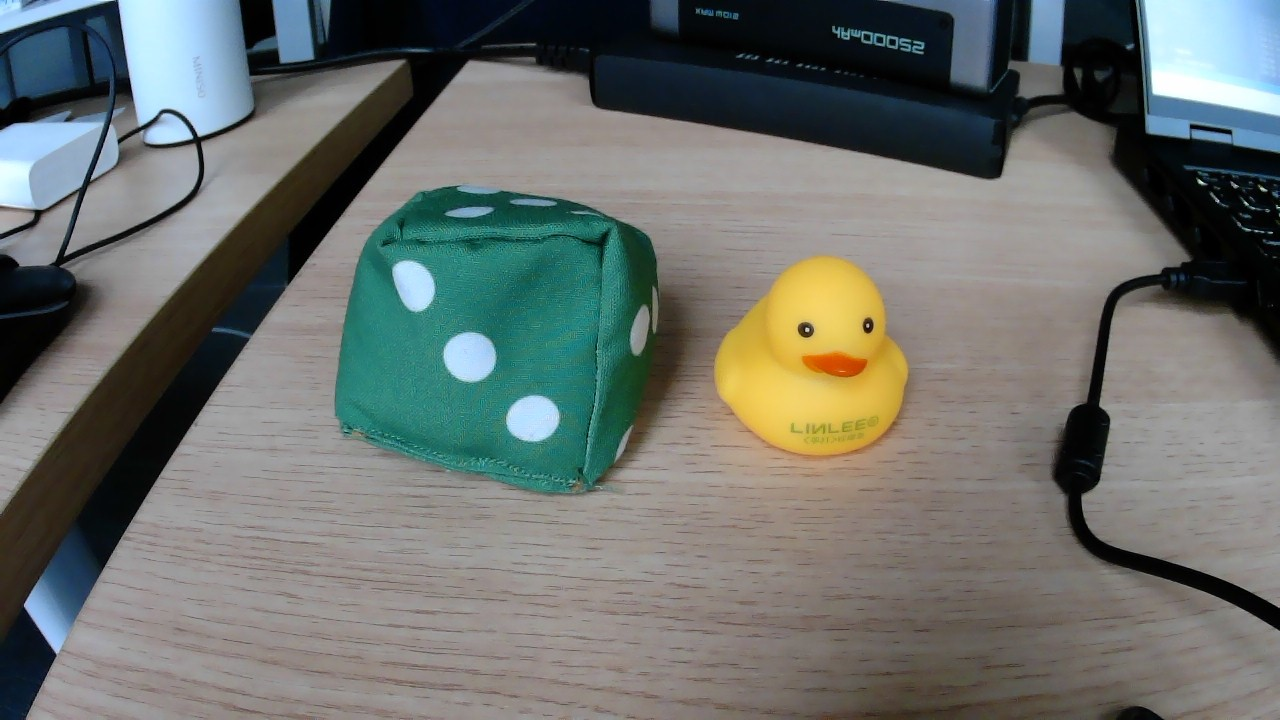
#> input picture tutorials/Img/fish and duck.jpg, 1280 x 720 px, found by its file name
$ jupyter execute 3OpenCV.ipynb
#> lines starting #> are read from the running program, lines starting #| are printed output that depends on the picture; after the words box and inside, x2 and y2 are one past the last pixel; in counts of white or black regions, pixels touching at a corner belong together
# OpenCV基础教程
本文档提供了一个使用OpenCV进行图像处理并进行图像识别的教程。本教程将会使用Python语言进行编写，因此学员需要具备一定的Python基础知识。

## 什么是OpenCV？
OpenCV是一个开源的计算机视觉库，它可以帮助我们进行图像处理、图像识别等操作。OpenCV可以在多个平台上运行，包括Windows、Linux、MacOS等。OpenCV提供了多种语言的接口，包括C++、Python、Java等。本教程将会使用Python语言进行编写。

该库拥有超过2500种优化算法，其中包括⼀套全⾯的经典和最先进的计算机视觉和机器学习算法。这些算法可以⽤于检测和识别⼈脸，识别物体，分类视频中的⼈类⾏为，跟踪相机运动，跟踪移动的物 体，提取物体的3D模型，从⽴体相机产⽣3D点云，将图像拼接在⼀起产⽣整个场景的⾼分辨率图像，从图像数据库中找到类似的图像，从使⽤闪光灯拍摄的图像中去除红⾊的眼睛，跟踪眼睛的运动，识别⻛景，建⽴标记，⽤增强现实覆盖它等。

## 什么是图像？
* 图像的本质是由许多个像素点构成
* 每一个像素点都有对应的颜色
* 每一种颜色由RGB三种颜(Red, Green, Blue)色混合而成

<p float="left">


</p>

## 什么是相机？
当涉及到OpenCV和视觉识别时，相机是一个关键的硬件设备。相机是一种用于捕捉图像的设备，它通过感光元件（通常是图像传感器）将光信号转换为电信号。这些电信号经过处理后形成数字图像。

以下是有关相机的一些基本概念：

* 图像传感器： 图像传感器是相机的核心组件之一。它负责将光信号转换为电信号。在数字相机中，常见的图像传感器类型包括CMOS（Complementary Metal-Oxide-Semiconductor）和CCD（Charge-Coupled Device）。

* 分辨率： 相机的分辨率是指图像的大小，通常以像素为单位。高分辨率的相机能够捕捉更多的细节，但也可能导致图像文件更大。

* 快门速度： 快门速度指的是相机的曝光时间，即相机的感光元件暴露于光线的时间长度。较短的曝光时间可用于捕捉运动物体，而较长的曝光时间适用于低光条件。

* 光圈： 光圈是相机镜头的光阑的直径，它控制进入相机的光线量。较小的光圈值表示更大的光圈，允许更多光线进入，适用于低光条件。

* 焦距： 焦距是指从镜头到焦平面的距离，通常以毫米为单位。较长的焦距通常用于拍摄远距离物体，而较短的焦距适用于广角拍摄。

* 对焦： 对焦是确保图像清晰的过程。相机可以手动或自动对焦，以调整镜头的焦距。

在OpenCV中，你可以使用相机捕捉图像，并使用各种图像处理技术进行视觉识别。OpenCV提供了一组功能强大的工具，用于图像处理、特征提取、物体检测等任务。你可以使用OpenCV与相机进行交互，捕捉实时图像，并通过算法实现不同的视觉识别应用。

## 图像处理
### 安装依赖库
本教程将使用python作为开发语言，因此需要安装python的相关依赖库，可以使用python自带的pip工具安装依赖库

### 使用OpenCV提供的函数读取图片

[cell 1]
import cv2
import matplotlib.pyplot as plt
import numpy as np

# 读取图片
dst = cv2.imread('img/fish and duck.jpg', 1)
#> dst is the input picture: shape (720, 1280, 3); mean B, G, R 108.6, 112.8, 108.1

plt_img = cv2.cvtColor(dst, cv2.COLOR_BGR2RGB)
plt.imshow(plt_img)
plt.show()

### 畸变校正
畸变矫正是计算机视觉中的一个重要概念，主要用于修正由于镜头造成的图像畸变。镜头畸变主要有两种类型：径向畸变和切向畸变。

* 径向畸变：这种畸变使得直线在图像中呈现为曲线。径向畸变通常由镜头的球面形状引起，因为镜头的边缘部分比中心部分更有可能将光线折射至图像的错误位置。径向畸变通常可以通过添加一些修正项到原始的镜头投影方程来矫正。

* 切向畸变：这种畸变使得图像看起来像是被拉伸或压缩。切向畸变通常由于镜头和图像传感器之间的不完全平行引起。切向畸变可以通过在原始的镜头投影方程中添加一些修正项来矫正。

在OpenCV中，可以使用`cv2.undistort()`函数来进行畸变矫正。

[cell 2]
# 经过相机标定后得出的矫正矩阵

K = np.mat(
    [
        [932.046481677477, 0, 640],
        [0, 930.927098553708, 360],
        [0, 0, 1],
    ]
)

d_coef = np.mat(
    [
        [
            -0.433081852294034,
            0.236666891127809,
            0.00120122450744650,
            0.000301708180399161,
            0,
        ]
    ]
)

new_K, roi = cv2.getOptimalNewCameraMatrix(K, d_coef, (1280, 720), 1, (1280, 720))

dst_raw = dst.copy()
dst = cv2.undistort(dst, K, d_coef)
dst_optimal = cv2.undistort(dst, K, d_coef, None, new_K)

plt.figure(figsize=(15, 15))
plt.subplot(1, 3, 1)
plt.title("before")
plt.imshow(cv2.cvtColor(dst_raw, cv2.COLOR_BGR2RGB))
plt.subplot(1, 3, 2)
plt.title("after")
plt.imshow(cv2.cvtColor(dst, cv2.COLOR_BGR2RGB))
plt.subplot(1, 3, 3)
plt.title("after optimal")
plt.imshow(cv2.cvtColor(dst_optimal, cv2.COLOR_BGR2RGB))

plt.show()

### RGB颜色空间
RGB颜色空间是一种将颜色表示为红色、绿色和蓝色的组合的方式。在RGB颜色空间中，每种颜色的取值范围为0-255，其中0表示没有该颜色，255表示该颜色的最大值。例如，红色的RGB值为(255, 0, 0)，绿色的RGB值为(0, 255, 0)，蓝色的RGB值为(0, 0, 255)。

<p float="left">

</p>

[cell 3]
#分离出图片的B，R，G颜色通道
B,G,R = cv2.split(dst)
#创建与image相同大小的零矩阵
zeros = np.zeros(dst.shape[:2],dtype="uint8")

dst_B = cv2.merge([B,zeros,zeros])
dst_G = cv2.merge([zeros,G,zeros])
dst_R = cv2.merge([zeros,zeros,R])

plt.figure(figsize=(15, 15))

plt.subplot(1, 3, 1)
plt.imshow(cv2.cvtColor(dst_B, cv2.COLOR_BGR2RGB))
plt.title('B Channel')

plt.subplot(1, 3, 2)
plt.imshow(cv2.cvtColor(dst_G, cv2.COLOR_BGR2RGB))
plt.title('G Channel')

plt.subplot(1, 3, 3)
plt.imshow(cv2.cvtColor(dst_R, cv2.COLOR_BGR2RGB))
plt.title('R Channel')

plt.show()

### 灰度图像
灰度图像是一种将颜色表示为灰度值的图像。在灰度图像中，每个像素的取值范围为0-255，其中0表示黑色，255表示白色。灰度图像的RGB值为(128, 128, 128)。

[cell 4]
gray = cv2.cvtColor(dst, cv2.COLOR_BGR2GRAY)

plt.imshow(gray, cmap='gray')
plt.show()

### 转换HSV颜色空间
HSV是一种颜色模型，全称为Hue（色调）、Saturation（饱和度）和Value（亮度）。

* Hue（色调）：表示颜色类型，如红色、蓝色或绿色。在OpenCV中，Hue的取值范围是0-179。
* Saturation（饱和度）：表示颜色的纯度，饱和度越高，颜色越纯，饱和度越低，颜色越接近灰色。在OpenCV中，Saturation的取值范围是0-255。
* Value（亮度）：表示颜色的亮度。在OpenCV中，Value的取值范围是0-255。

HSV颜色模型常用于颜色识别和跟踪，因为它对光照变化的影响较小。在OpenCV中，可以使用cv2.cvtColor函数将BGR颜色模型转换为HSV颜色模型。

[cell 5]
hsv = cv2.cvtColor(dst, cv2.COLOR_BGR2HSV)

H_channel, S_channel, V_channel = cv2.split(hsv)

plt.figure(figsize=(15, 15))

plt.subplot(1, 3, 1)
plt.imshow(H_channel, cmap='gray')
plt.title('H Channel')

plt.subplot(1, 3, 2)
plt.imshow(S_channel, cmap='gray')
plt.title('S Channel')

plt.subplot(1, 3, 3)
plt.imshow(V_channel, cmap='gray')
plt.title('V Channel')

plt.show()

### 对HSV图像进行二值化处理
在OpenCV中，`cv2.inRange()`函数可以用于在HSV颜色空间中进行二值化处理。这个函数会检查输入数组（图像）的每个元素是否在给定的范围之内。如果在范围内，输出数组的对应元素就被设置为255（白色），否则就被设置为0（黑色）。

[cell 6]
# 设定绿色阈值
green_lower = np.array([50, 100, 20])
green_upper = np.array([90, 255, 255])

# 二值化筛选出绿色
binary_green = cv2.inRange(hsv, green_lower, green_upper)

# 设定黄色阈值
yellow_lower = np.array([15, 100, 80])
yellow_upper = np.array([25, 255, 255])

# 二值化筛选出黄色
binary_yellow = cv2.inRange(hsv, yellow_lower, yellow_upper)

plt.figure(figsize=(15, 15))

plt.subplot(1, 2, 1)
plt.imshow(binary_green, cmap='gray')
plt.title('Green')

plt.subplot(1, 2, 2)
plt.imshow(binary_yellow, cmap='gray')
plt.title('Yellow')

plt.show()

### 使用形态学操作对二值图像进行处理

形态学操作是一种处理二值图像的技术，主要用于图像处理和计算机视觉领域。它基于图像形状进行操作，通常用于去除噪声、分离或合并重叠的对象等。

形态学操作主要包括以下几种基本操作：

* 腐蚀（Erosion）：这个操作会“腐蚀”图像中的前景物体（即，将白色像素变为黑色）。具体来说，它会在原图像的每一个像素位置上放置一个结构元素，如果该结构元素与前景物体完全重合，则原像素值保持不变，否则，该像素值被置为0。

* 膨胀（Dilation）：这个操作与腐蚀操作相反，它会“膨胀”图像中的前景物体（即，将黑色像素变为白色）。具体来说，只要结构元素与前景物体有一个像素点重合，原像素值就被置为255。

* 开运算（Opening）：先进行腐蚀操作，后进行膨胀操作。开运算可以用来去除噪声。

* 闭运算（Closing）：先进行膨胀操作，后进行腐蚀操作。闭运算可以用来填充物体内部的小洞或小黑点。

在OpenCV中，可以使用cv2.erode(), cv2.dilate(), cv2.morphologyEx()等函数进行形态学操作。

[cell 7]
# 创建卷积核
kernel = np.ones((5, 5), np.uint8)

img_1 = binary_green.copy()

# 开操作
binary_green = cv2.morphologyEx(binary_green, cv2.MORPH_OPEN, kernel)
img_2 = binary_green.copy()

# 闭操作
binary_green = cv2.morphologyEx(binary_green, cv2.MORPH_CLOSE, kernel)
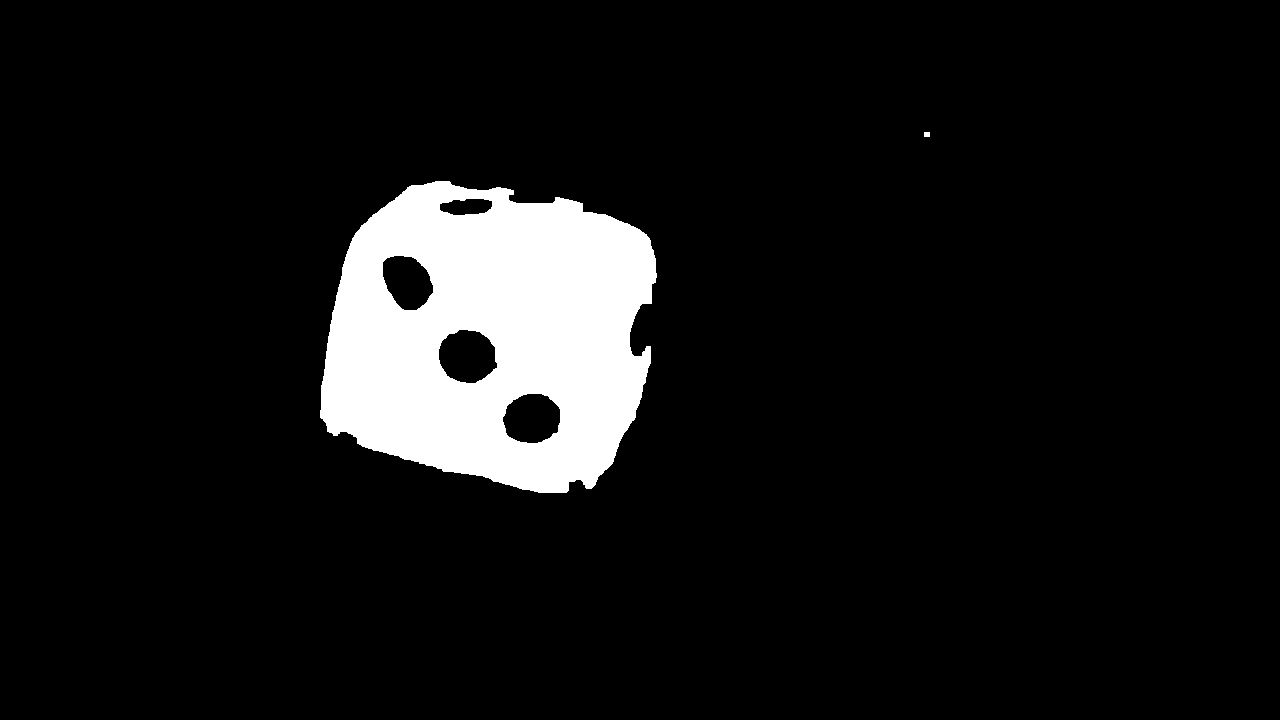
#> binary_green: shape (720, 1280); 8.1% white; 2 white regions

plt.figure(figsize=(15, 15))

plt.subplot(1, 3, 1)
plt.imshow(img_1, cmap='gray')
plt.title('Before')

plt.subplot(1, 3, 2)
plt.imshow(img_2, cmap='gray')
plt.title('After Open')

plt.subplot(1, 3, 3)
plt.imshow(binary_green, cmap='gray')
plt.title('After Close')

plt.show()

### 获取轮廓
在OpenCV中，轮廓可以被理解为形状的边界，更具体地说，是连续的点集合。轮廓通常用于对象的检测和识别。

在OpenCV中，可以使用cv2.findContours()函数来查找图像中的轮廓。这个函数有三个参数：输入图像、轮廓检索模式和轮廓近似方法。

* 输入图像：通常是二值图像，通常是通过阈值分割或边缘检测处理过的图像。
* 轮廓检索模式：这决定了轮廓的检索方式，例如，cv2.RETR_TREE会检索所有的轮廓并建立完整的轮廓层次结构。其他模式还包括cv2.RETR_EXTERNAL（只检索最外面的轮廓）和cv2.RETR_LIST（检索所有轮廓并将其保存到列表中）。
* 轮廓近似方法：这决定了轮廓的近似方法，例如，cv2.CHAIN_APPROX_SIMPLE只保存轮廓的端点，而cv2.CHAIN_APPROX_NONE会保存轮廓上的所有点。
* cv2.findContours()函数会返回两个结果：轮廓和层次。轮廓是一个Python列表，其中包含图像中所有轮廓。每一个轮廓都是一个Numpy数组，包含对象边界点（x，y）的坐标。

一旦找到了轮廓，就可以进行许多操作，如计算轮廓的面积、周长、质心，检测图像中的形状等。

[cell 8]
dst_green = dst.copy()
# 轮廓检测
contours, hierarchy = cv2.findContours(binary_green, cv2.RETR_TREE, cv2.CHAIN_APPROX_SIMPLE)
#> contours = 6 contours; box (x1, y1, x2, y2) and area: (320, 181, 657, 493) 81710, (438, 329, 498, 384) 2458, (502, 393, 561, 444) 2298, (382, 255, 434, 311) 2085, (439, 198, 493, 216) 716, (924, 132, 930, 137) 20
# 绘制轮廓
cv2.drawContours(dst_green, contours, -1, (0, 0, 255), 3)

detected_countours = []

def drawBox(dst, contours):
    global detected_countours
    # 筛选轮廓
    for i in range(len(contours)):
        # 轮廓面积
        area = cv2.contourArea(contours[i])
        if area < 5000:
            continue
        # 找到最小矩形
        rect = cv2.minAreaRect(contours[i])
        # 计算最小矩形的坐标
        box = cv2.boxPoints(rect)
        box = np.int0(box)
        # 绘制最小矩形
        cv2.drawContours(dst, [box], 0, (0, 255, 0), 3)

        detected_countours.append(contours[i])
#> this loop made 6 passes
#> area on passes 2 to 5: 2298, 2457.5, 2085, 715.5
#> after the loop, detected_countours = 1 contour; box (x1, y1, x2, y2) and area: (320, 181, 657, 493) 81710


drawBox(dst, contours)

plt.figure(figsize=(15, 15))

plt.subplot(1, 2, 1)
plt.imshow(cv2.cvtColor(dst_green, cv2.COLOR_BGR2RGB))
plt.title('Green')

plt.subplot(1, 2, 2)
plt.imshow(cv2.cvtColor(dst, cv2.COLOR_BGR2RGB))
plt.title('Result')

plt.show()

[cell 9]
dst_yellow = dst.copy()

# 轮廓检测
contours, hierarchy = cv2.findContours(binary_yellow, cv2.RETR_TREE, cv2.CHAIN_APPROX_SIMPLE)
#> contours = 28 contours, 18 with area under 20; largest, box (x1, y1, x2, y2) and area: (713, 253, 920, 460) 30620, (812, 354, 874, 377) 958, (810, 425, 834, 446) 227, (630, 419, 650, 448) 146, (802, 323, 816, 337) 130

drawBox(dst, contours)
#> the loop in drawBox (call 2), `for i in range(len(contours)):` made 28 passes
#> area on passes 2, 15, 16, 17: 146.5, 21.5, 227, 102.5
#> after the loop in drawBox (call 2), `for i in range(len(contours)):`:
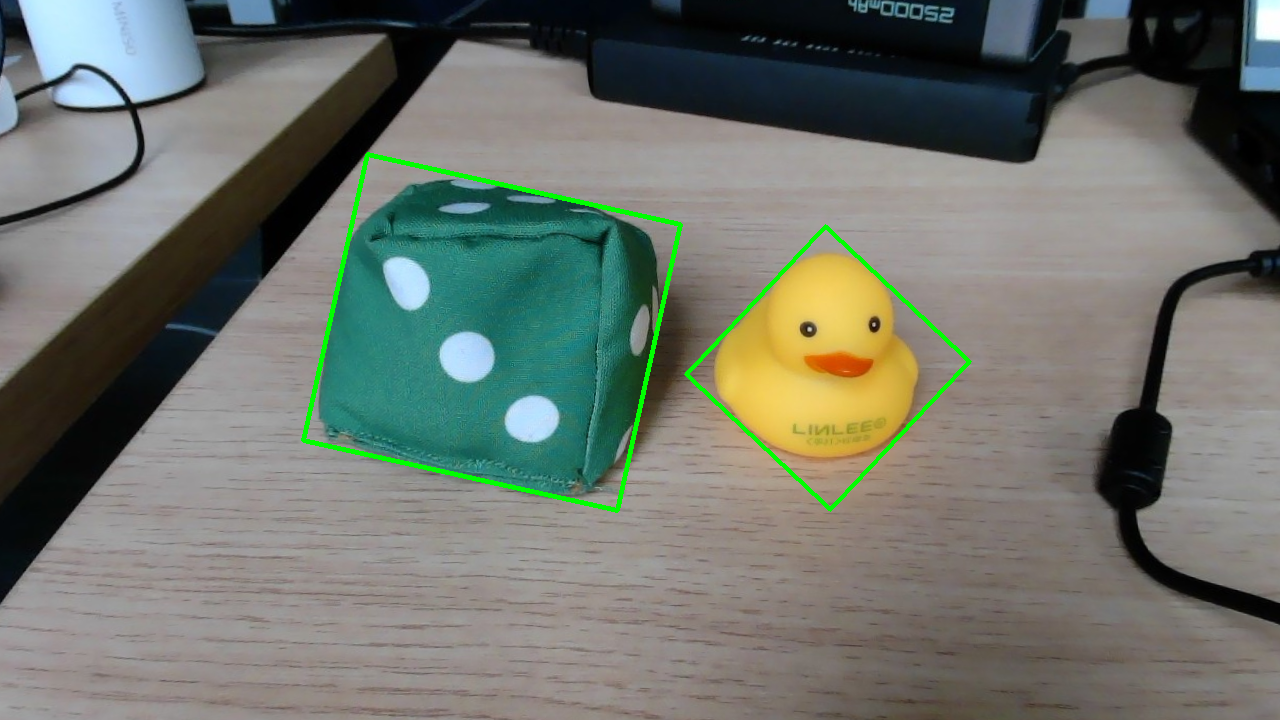
#> dst: shape (720, 1280, 3); mean B, G, R 107.6, 116.3, 110.8
#> after the loop in drawBox (call 2), `for i in range(len(contours)):`: detected_countours = 2 contours; box (x1, y1, x2, y2) and area: (320, 181, 657, 493) 81710, (713, 253, 920, 460) 30620

plt.imshow(cv2.cvtColor(dst, cv2.COLOR_BGR2RGB))
plt.show()

### 获取目标坐标
`cv2.moments()`是OpenCV库中的一个函数，用于计算图像的矩。矩是图像的一种数学描述，可以提供关于图像形状的有用信息。

`cv2.moments()`函数接收一个二值图像（通常是轮廓）作为输入，返回一个包含所有矩的字典。这个字典包含了中心矩、空间矩和中心归一化矩等。

以下是一些常用的矩：

* 空间矩（Spatial Moments）：M00, M10, M01, M20, M11, M02, M30, M21, M12, M03
* 中心矩（Central Moments）：mu20, mu11, mu02, mu30, mu21, mu12, mu03
* 中心归一化矩（Central Normalized Moments）：nu20, nu11, nu02, nu30, nu21, nu12, nu03

其中，M00矩是图像的面积，M10和M01主要用于计算图像的质心。质心的x坐标可以通过M10/M00得到，质心的y坐标可以通过M01/M00得到，其中M00是图像的面积（即所有像素强度的总和）。

[cell 10]
print('轮廓数量：', len(detected_countours))
#| 轮廓数量： 2

# 计算轮廓的中心点
def getCenter(contour):
    # 计算轮廓的矩
    M = cv2.moments(contour)
#> M = moments, m00 81710, centre m10/m00, m01/m00 = (489.4, 335.6)
    if M['m00'] == 0:
        return 0, 0
    else:
        cx = int(M['m10']/M['m00'])
#> cx = 489
        cy = int(M['m01']/M['m00'])
#> cy = 335
        return cx, cy

green_x ,green_y = getCenter(detected_countours[0])
#> green_x = 489; green_y = 335
yellow_x ,yellow_y = getCenter(detected_countours[1])
#> yellow_x = 819; yellow_y = 362

print('绿色轮廓中心点：', green_x, green_y)
#| 绿色轮廓中心点： 489 335
print('黄色轮廓中心点：', yellow_x, yellow_y)
#| 黄色轮廓中心点： 819 362

### 转换图像坐标原点到图像中心
在OpenCV中，图像的坐标系统是以左上角为原点(0,0)，向右为x轴，向下为y轴。

例如，如果我们有一个宽度为W，高度为H的图像，那么：

* 左上角的坐标是 (0, 0)
* 右上角的坐标是 (W-1, 0)
* 左下角的坐标是 (0, H-1)
* 右下角的坐标是 (W-1, H-1)

注意，这与一些其他图形库或数学中的常见坐标系统不同，其中原点通常在左下角，向右为x轴，向上为y轴。

[cell 11]
def drawCenter(dst, x, y):
#> called with x = 489, y = 335
    cv2.circle(dst, (x, y), 15, (255, 0, 0), -1)

# 绘制中心点
drawCenter(dst, green_x, green_y)
drawCenter(dst, yellow_x, yellow_y)
#> call 2 of drawCenter, with x = 819, y = 362
#> in drawCenter (call 2), `cv2.circle(dst, (x, y), 15, (255, 0, 0), -1)`:
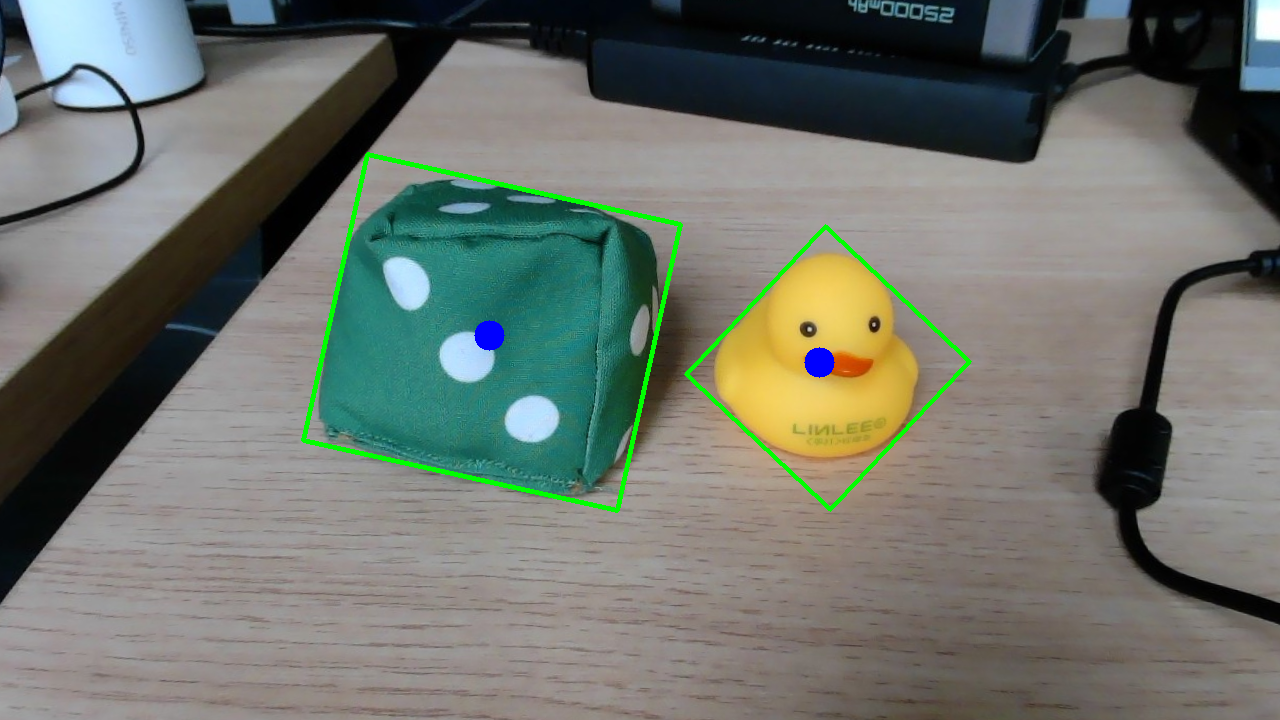
#> dst: shape (720, 1280, 3); mean B, G, R 107.9, 116.1, 110.6

# 坐标转换
def TransformCoordinate(x, y):
#> called with x = 489, y = 335
    x = x - 640
#> x = -151
    y = 360 - y
#> y = 25
    return x, y

green_x, green_y = TransformCoordinate(green_x, green_y)
#> green_x = -151; green_y = 25
yellow_x, yellow_y = TransformCoordinate(yellow_x, yellow_y)
#> yellow_x = 179; yellow_y = -2

print('绿色轮廓中心点：', green_x, green_y)
#| 绿色轮廓中心点： -151 25
print('黄色轮廓中心点：', yellow_x, yellow_y)
#| 黄色轮廓中心点： 179 -2

plt.imshow(cv2.cvtColor(dst, cv2.COLOR_BGR2RGB))
plt.show()
